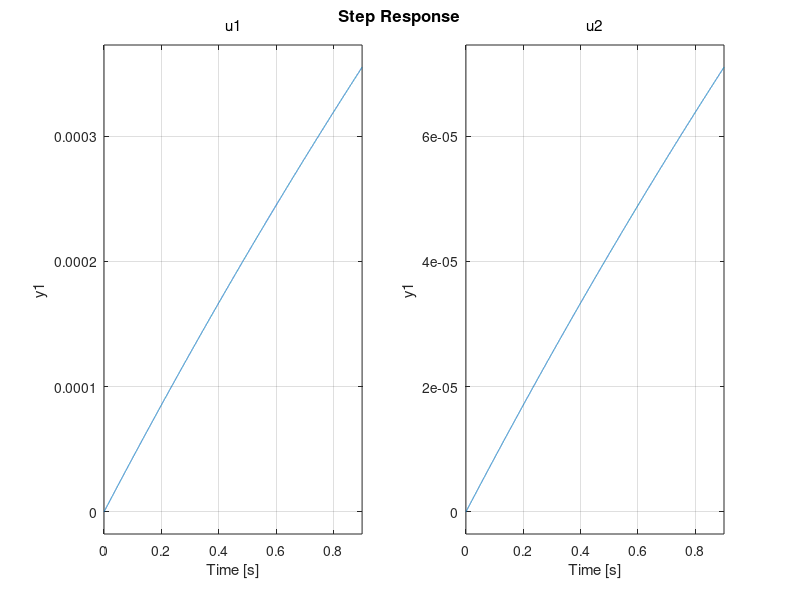

Reproduce this figure in MATLAB.
clc
clear
close all

%parametros
r1=0.01;
r2=0.05;
K1=100;
K2=120;
B1=450;
B2=200;
J1=0.1;
J2=0.5;

A=[0 1;
  -(K2+K1*(r2/r1)^2)/(J2+J1*(r2/r1)^2) -(B2+B1*(r2/r1)^2)/(J2+J1*(r2/r1)^2)];
B=[0 0;
   (r2/r1)/(J2+J1*(r2/r1)^2) 1/(J2+J1*(r2/r1)^2)];
C=[1 0];
D=zeros(1,2);
sis=ss(A,B,C,D);
step(sis)

%magnitud de entradas
u1=10;
u2=50;
